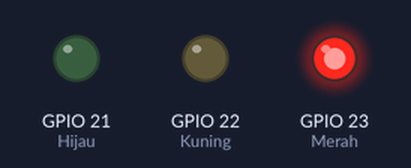
The sketch below on a simulated ESP32. Shown: output pins drawn as LEDs (lit = HIGH). What the sketch prints to the serial monitor is not drawn.

Above: at 1.5 s.
At 4.5 s:
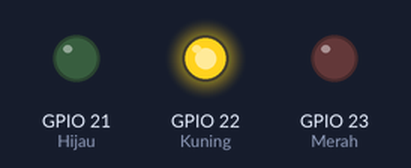
At 7.5 s:
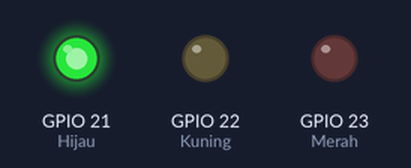
Timing chart, 0 to 11.7 s (numbered marks = the images above):
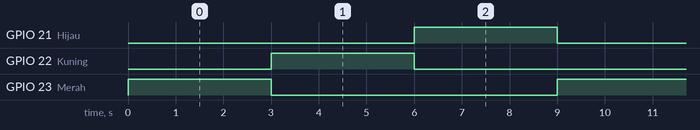

Measured:
- by itself, GPIO 21 (Hijau), GPIO 22 (Kuning), GPIO 23 (Merah): alternates HIGH for 3.0 s and LOW for 6.0 s
- by itself, everything shown: repeats every 9.0 s, in 3 steps

The sketch:

sketch.ino
```cpp
int Merah = 23;
int Kuning = 22;
int Hijau = 21;

void setup() {
  Serial.begin(115200);
  Serial.println("Hello, ESP32!");

  pinMode(Merah, OUTPUT);
  pinMode(Kuning, OUTPUT);
  pinMode(Hijau, OUTPUT);
}

void loop() {
  digitalWrite(Merah, HIGH);
  digitalWrite(Kuning, LOW);
  digitalWrite(Hijau, LOW);
  delay(3000);

  digitalWrite(Merah, LOW);
  digitalWrite(Kuning, HIGH);
  digitalWrite(Hijau, LOW);
  delay(3000);

  digitalWrite(Merah, LOW);
  digitalWrite(Kuning, LOW);
  digitalWrite(Hijau, HIGH);
  delay(3000);
}
```
